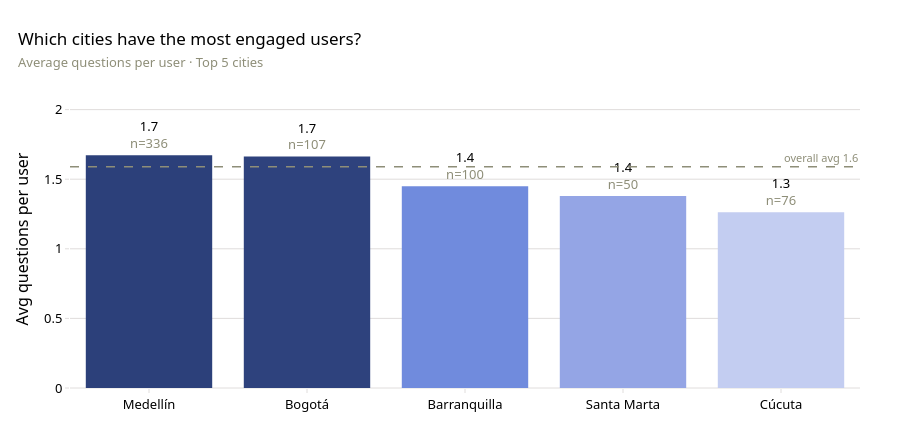

The code cell stored with this chart in its notebook:
### Markdown cell above
### 1.3 Engagement by city

**What this shows.** Which cities have the most engaged users (average questions
per user). Each bar carries `n=` so thin samples are not over-read.

### Code cell
# Which cities have the most engaged users (avg questions per user)? Top 5 cities;
# each bar shaded by its own value (light->dark blue) and annotated with n= (users
# behind the average). A dashed line marks the overall average across all users so
# each city reads as above / below the norm.
top_cities = df['city_display'].value_counts().head(5).index
city_eng = (df[df['city_display'].isin(top_cities)]
            .groupby('city_display')['Questions per user']
            .agg(mean='mean', n='count').sort_values('mean', ascending=False))
overall_mean = df['Questions per user'].mean()

fig = go.Figure()
fig.add_bar(
    x=city_eng.index, y=city_eng['mean'],
    marker_color=seq_by_value_hex(city_eng['mean'].values),
    text=[f"{m:.1f}<br><span style='color:#8E8E78'>n={n}</span>"
          for m, n in zip(city_eng['mean'], city_eng['n'])],
    textposition='outside', cliponaxis=False,
    hovertemplate="%{x}<br>avg %{y:.2f} questions/user<extra></extra>")
fig.add_hline(y=overall_mean, line_dash='dash', line_color=MUTED, line_width=1.5,
              annotation_text=f"overall avg {overall_mean:.1f}",
              annotation_position="top right",
              annotation_font=dict(size=11, color=MUTED))
fig.update_layout(
    title="Which cities have the most engaged users?<br>"
          "<span style='font-size:13px;color:#8E8E78'>Average questions per user · Top 5 cities</span>",
    yaxis=dict(title="Avg questions per user", range=[0, city_eng['mean'].max() * 1.28]),
    xaxis=dict(title=""),
    showlegend=False, height=440, margin=dict(t=90))
fig.show()

### Figure 1 — Plotly figure (JSON) as saved in the notebook; plotly's stock layout.template omitted (floating-point values rounded to 4 significant figures)
{"data": [{"cliponaxis": false, "hovertemplate": "%{x}<br>avg %{y:.2f} questions/user<extra></extra>", "marker": {"color": ["#2c407a", "#2e427d", "#708bdd", "#94a5e5", "#c3cdf1"]}, "text": ["1.7<br><span style='color:#8E8E78'>n=336</span>", "1.7<br><span style='color:#8E8E78'>n=107</span>", "1.4<br><span style='color:#8E8E78'>n=100</span>", "1.4<br><span style='color:#8E8E78'>n=50</span>", "1.3<br><span style='color:#8E8E78'>n=76</span>"], "textposition": "outside", "type": "bar", "x": ["Medellín", "Bogotá", "Barranquilla", "Santa Marta", "Cúcuta"], "y": [1.673, 1.664, 1.45, 1.38, 1.263]}], "layout": {"annotations": [{"font": {"color": "#8E8E78", "size": 11}, "showarrow": false, "text": "overall avg 1.6", "x": 1, "xanchor": "right", "xref": "x domain", "y": 1.589, "yanchor": "bottom", "yref": "y"}], "height": 440, "margin": {"t": 90}, "shapes": [{"line": {"color": "#8E8E78", "dash": "dash", "width": 1.5}, "type": "line", "x0": 0, "x1": 1, "xref": "x domain", "y0": 1.589, "y1": 1.589, "yref": "y"}], "showlegend": false, "title": {"text": "Which cities have the most engaged users?<br><span style='font-size:13px;color:#8E8E78'>Average questions per user · Top 5 cities</span>"}, "xaxis": {"title": {"text": ""}}, "yaxis": {"range": [0, 2.141], "title": {"text": "Avg questions per user"}}}}
